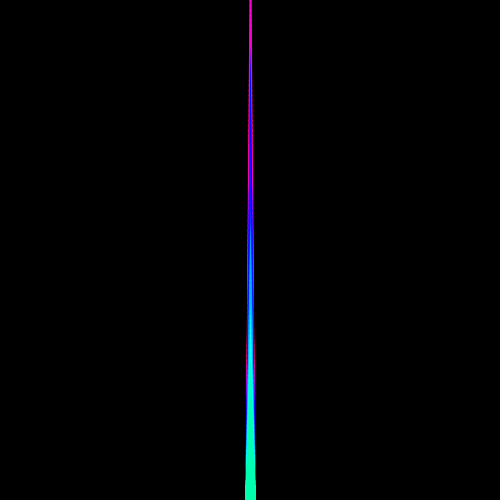
Frame 1 (no input)
Frame 60 (the mouse pressed at the canvas centre just before this capture): identical to frame 1, image omitted
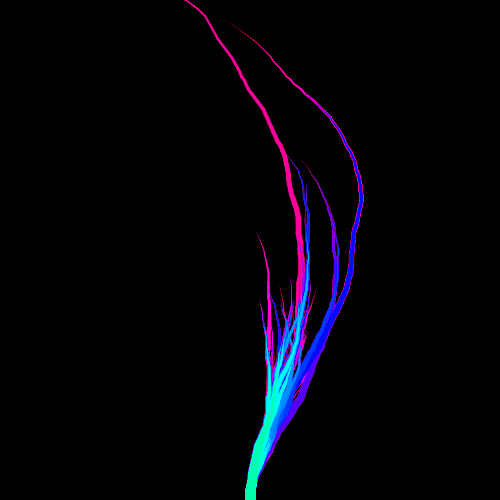
Frame 120 (the mouse held since frame 60 and released just before this capture)

The Processing sketch that drew these frames (run headless with seeded random() and noise(); from frame 60 on, the mouse is pressed at the canvas centre):

// Processing sketch: seqence1
// ── seqence1.pde
float angleL = 0.15;
float angleR = 0.15;
float thickness = 10;
float len;
int iter = 1000;

void setup(){
  //fullScreen();
  size(500, 500);
  colorMode(HSB, 360, 100, 100, 100);
  len = height/100.0;
}

void draw(){
  angleL = map(mouseX, 0, width, 0, 0.2);
  angleR = map(mouseY, 0, height, 0, 0.2);
  background(0);
  for(int i = iter; i >= 1 ; i--){
    int n = i;
    IntList sequence = new IntList();
    println();
    do{
      //print(n);print(" ");
      sequence.append(n);
      n = original(n);
    }while(n != 1);
    sequence.append(1);
    sequence.reverse();
    resetMatrix();
    translate(width/2, height);
    for(int j = 0; j < sequence.size(); j++){
      int value = sequence.get(j);
      if(value % 3 == 0){
        rotate(angleR);
      }else if(value % 3 == 2){
        rotate(-angleL);
      }
      stroke(160+(float)i/iter*200, 100, 100);
      strokeWeight((float)(sequence.size()-j)/sequence.size()*thickness);
      line(0, 0, 0, -len);
      translate(0, -len);
    }
  }
}

void keyPressed(){
  if(key=='r'){
    if(iter == 1000){
      iter = 10000;
    }else{
      iter = 1000;
    }
  }
}

int original(int n){
  if(n % 3 == 0){
    return n/3;
  }else if(n % 3 == 1){
    return (4*n-1)/3;
  }else{
    return (4*n+1)/3;
  }
}
